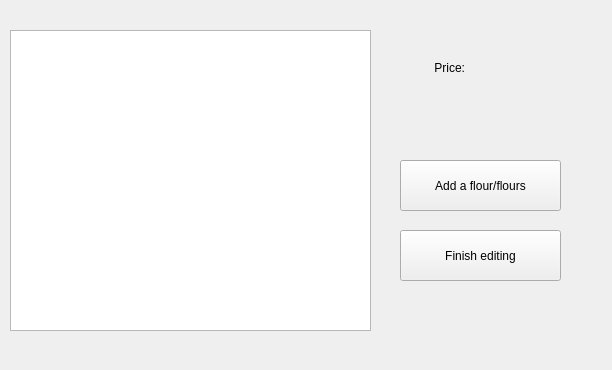
<?xml version="1.0" encoding="UTF-8"?>
<ui version="4.0">
 <class>FinalWindow</class>
 <widget class="QWidget" name="FinalWindow">
  <property name="geometry">
   <rect>
    <x>0</x>
    <y>0</y>
    <width>612</width>
    <height>370</height>
   </rect>
  </property>
  <property name="windowTitle">
   <string>MainWindow</string>
  </property>
  <widget class="QWidget" name="centralwidget" native="true">
   <property name="geometry">
    <rect>
     <x>0</x>
     <y>0</y>
     <width>581</width>
     <height>361</height>
    </rect>
   </property>
   <widget class="QListWidget" name="listWidget">
    <property name="geometry">
     <rect>
      <x>10</x>
      <y>30</y>
      <width>361</width>
      <height>301</height>
     </rect>
    </property>
   </widget>
   <widget class="QPushButton" name="changeButton">
    <property name="geometry">
     <rect>
      <x>400</x>
      <y>160</y>
      <width>161</width>
      <height>51</height>
     </rect>
    </property>
    <property name="text">
     <string>Add a flour/flours</string>
    </property>
   </widget>
   <widget class="QPushButton" name="endButton">
    <property name="geometry">
     <rect>
      <x>400</x>
      <y>230</y>
      <width>161</width>
      <height>51</height>
     </rect>
    </property>
    <property name="text">
     <string>Finish editing</string>
    </property>
   </widget>
   <widget class="QLabel" name="label">
    <property name="geometry">
     <rect>
      <x>410</x>
      <y>60</y>
      <width>55</width>
      <height>16</height>
     </rect>
    </property>
    <property name="text">
     <string>Price:</string>
    </property>
    <property name="alignment">
     <set>Qt::AlignRight|Qt::AlignTrailing|Qt::AlignVCenter</set>
    </property>
   </widget>
   <widget class="QLabel" name="price">
    <property name="geometry">
     <rect>
      <x>480</x>
      <y>60</y>
      <width>55</width>
      <height>16</height>
     </rect>
    </property>
    <property name="text">
     <string/>
    </property>
   </widget>
  </widget>
 </widget>
 <resources/>
 <connections/>
</ui>
